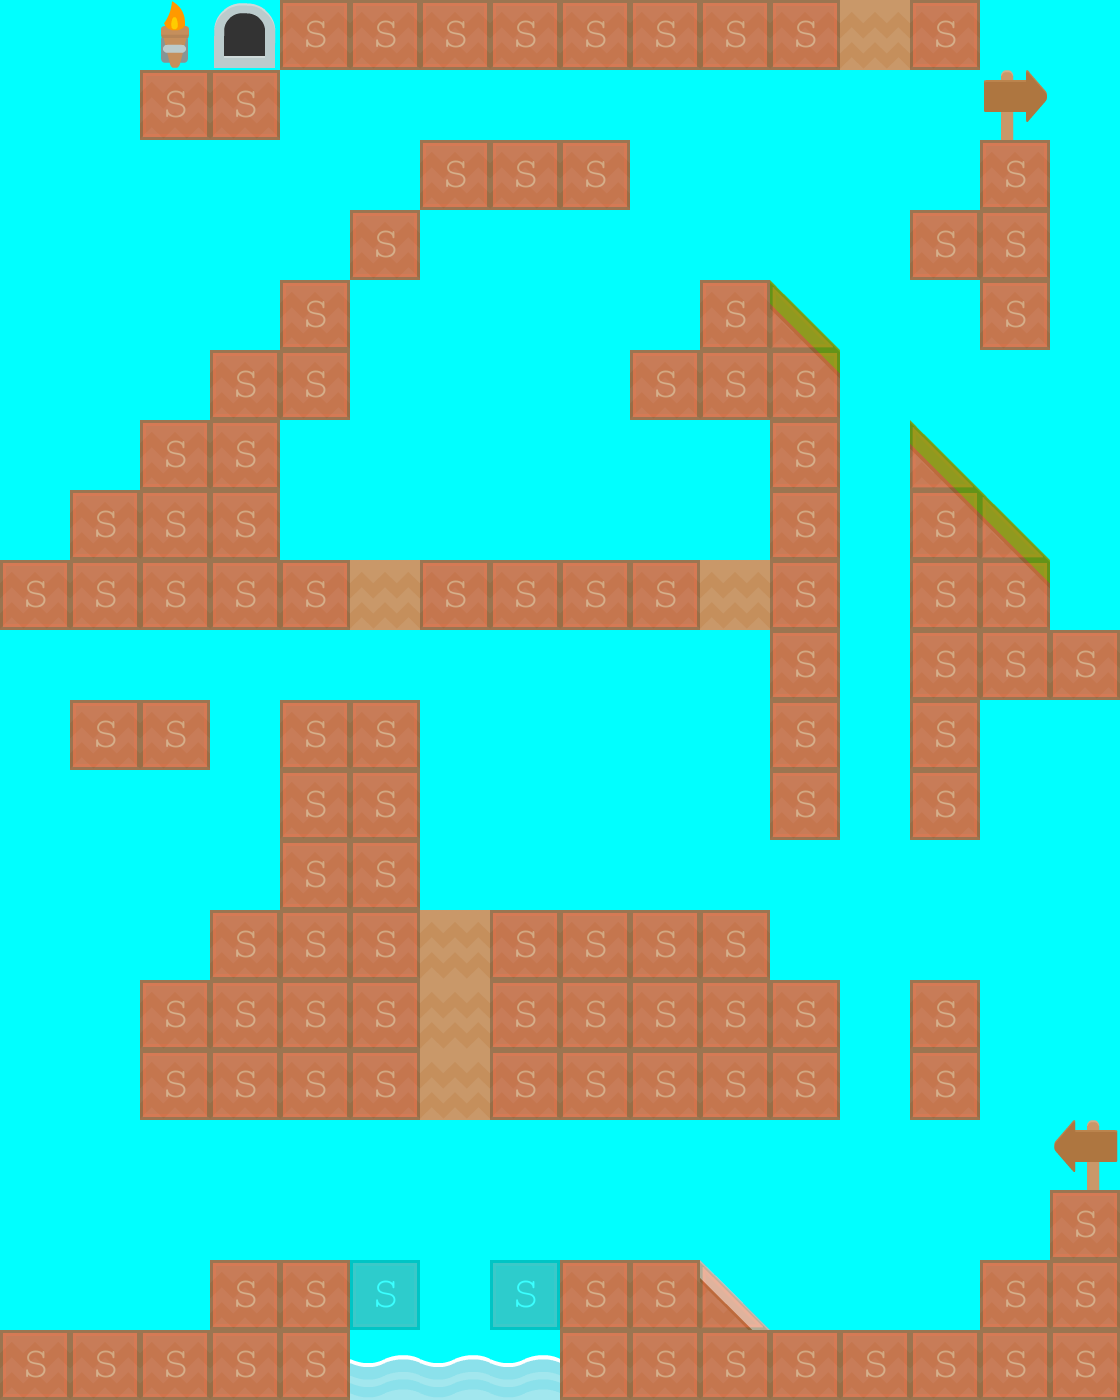

Below is a game level as drawn by its tile map, then a one-line description and the .tmx that defines it (tile-layer data replaced by summaries):
An orthogonal 16x20 tile map with 70x70 px tiles, 2 tile layers (background1, collision), 2 tilesets and 2 objects (PlayerBase, EnemyBase).

<map version="1.0" orientation="orthogonal" renderorder="right-down" width="16" height="20" tilewidth="70" tileheight="70" backgroundcolor="#00ffff">
 <tileset firstgid="1" name="background-tiles" tilewidth="70" tileheight="70">
  <image source="../img/background-tiles.png" width="910" height="910" />
 </tileset>
 <tileset firstgid="170" name="meta-tiles" tilewidth="70" tileheight="70">
  <image source="../img/meta-tiles.png" width="350" height="70" />
  <tile id="1">
   <properties>
    <property name="type" value="lslope" />
   </properties>
  </tile>
  <tile id="3">
   <properties>
    <property name="type" value="rslope" />
   </properties>
  </tile>
  <tile id="4">
   <properties>
    <property name="type" value="solid" />
   </properties>
  </tile>
 </tileset>
 <layer name="background1" width="16" height="20">
  <data>[320 cells, 126 non-empty, 9 distinct tile ids]</data>
 </layer>
 <layer name="collision" width="16" height="20" opacity="0.23">
  <data>[320 cells, 115 non-empty, 2 distinct tile ids]</data>
 </layer>
 <objectgroup name="BaseEntities">
  <object name="PlayerBase" x="0" y="1190" width="70" height="140">
   <properties>
    <property name="PlayerBase" value="" />
   </properties>
  </object>
  <object name="EnemyBase" x="840" y="1190" width="70" height="140">
   <properties>
    <property name="EnemyBase" value="" />
   </properties>
  </object>
 </objectgroup>
</map>
